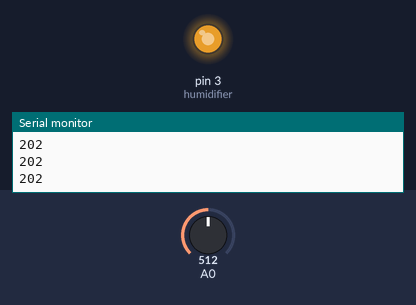
A sketch run on a simulated Arduino Uno, built with avr-gcc and run on an emulated ATmega328P. On the bench: output pins drawn as LEDs (lit = HIGH), the last lines printed to the serial monitor. The test bench sets the inputs (shaded band); at power-on: A0 = 512.

Above: at 1.3 s.
1.4 s: A0 set to 306
At 2.2 s:
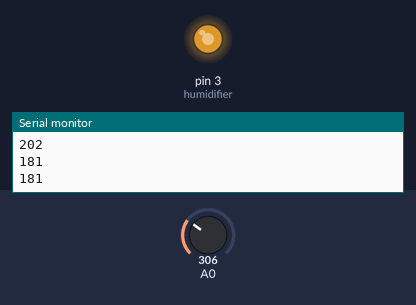
3.0 s: A0 set to 511
At 3.4 s:
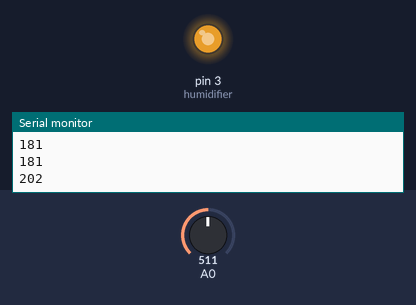
Timing chart, 0 to 6.0 s (numbered marks = the images above; inputs shaded):
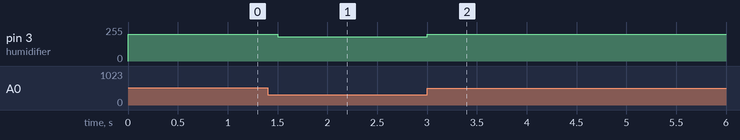

Measured:
- after the input at 1.4 s, pin 3 (humidifier): 202/255 → 181/255 after 0.10 s
- after the input at 3.0 s, pin 3 (humidifier): 181/255 → 202/255 at once

The sketch:

potentiometer-humidifier.ino
```cpp
//declaring different variables
int humidifier = 3;
int potentiometer;
int humidiferValue;

void setup() {
  // put your setup code here, to run once:

  //creates a serial port
  Serial.begin(9600);
  //configures the humdifier as an output
  pinMode (humidifier, OUTPUT);

}

void loop() {
  // put your main code here, to run repeatedly:

  //configures the potentiometer to A0
  potentiometer = analogRead(A0);
  //maps the potentiometer's value to the varibale "humidifier value". The numbers works as a threshold for the intenisty of the steam, try changing the number 150 to 0.
  humidiferValue = map(potentiometer, 0, 1023, 150, 255);
  //the humidifiers output correlates to the current value of the potentiometer
  analogWrite(humidifier, humidiferValue);
  //prints the value from the potentiometer
  Serial.println(humidiferValue);
  //adds a delay for the information that is printed in the serial monitor
  delay(500);
}
```
